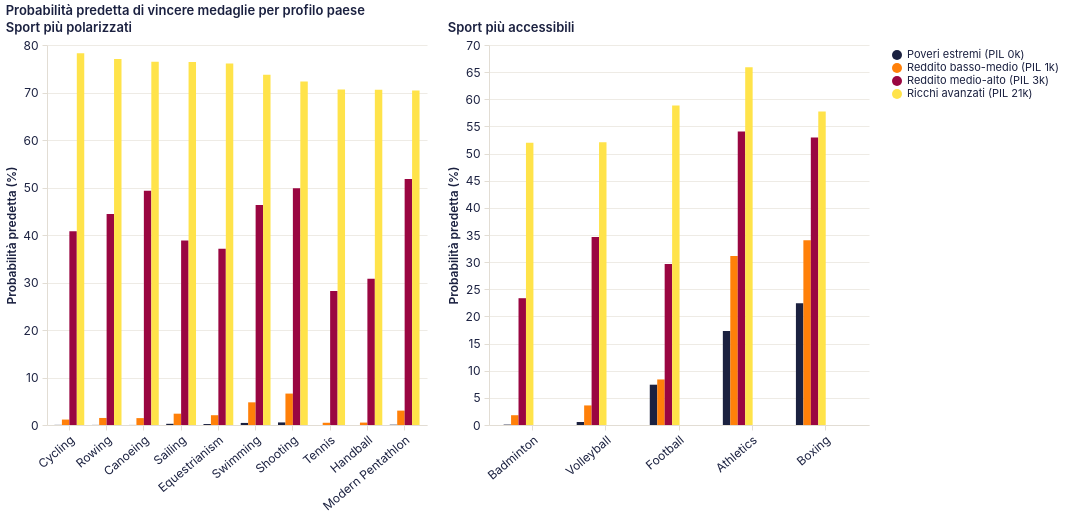

The Vega-Lite source for this figure:
### Vega-Lite specification from a JSON file in a GitHub repository (floating-point values rounded to 4 significant figures)
{"$schema": "https://vega.github.io/schema/vega-lite/v5.20.1.json", "config": {"arc": {"fill": "#1b2140"}, "area": {"fill": "#1b2140", "fillOpacity": 0.15, "line": true}, "axis": {"domainColor": "#e2ddd4", "grid": true, "gridColor": "#e2ddd4", "gridWidth": 0.6, "labelAngle": 0, "labelColor": "#1b2140", "labelFont": "Inter, system-ui, -apple-system, BlinkMacSystemFont, 'Segoe UI', Roboto, sans-serif", "labelFontSize": 12, "labelFontWeight": 400, "labelPadding": 4, "tickColor": "#e2ddd4", "tickSize": 5, "titleColor": "#1b2140", "titleFont": "Inter, system-ui, -apple-system, BlinkMacSystemFont, 'Segoe UI', Roboto, sans-serif", "titleFontSize": 12, "titleFontWeight": 600}, "axisBand": {"grid": false}, "background": "transparent", "bar": {"fill": "#1b2140"}, "legend": {"labelColor": "#1b2140", "labelFont": "Inter, system-ui, -apple-system, BlinkMacSystemFont, 'Segoe UI', Roboto, sans-serif", "labelFontSize": 11, "padding": 4, "symbolType": "circle", "titleColor": "#1b2140", "titleFont": "Inter, system-ui, -apple-system, BlinkMacSystemFont, 'Segoe UI', Roboto, sans-serif", "titleFontSize": 12}, "line": {"stroke": "#1b2140", "strokeWidth": 2}, "mark": {"color": "#1b2140"}, "path": {"stroke": "#1b2140"}, "point": {"fill": "#1b2140", "filled": true}, "range": {"category": ["#1b2140", "#ff8009", "#9a0641", "#ffe34a", "#e7b6af", "#0088b0", "#e03830"]}, "rect": {"fill": "#1b2140"}, "shape": {"stroke": "#1b2140"}, "symbol": {"fill": "#1b2140"}, "title": {"anchor": "start", "color": "#1b2140", "font": "Inter, system-ui, -apple-system, BlinkMacSystemFont, 'Segoe UI', Roboto, sans-serif", "fontSize": 13, "fontWeight": 600, "subtitleColor": "#1b2140", "subtitleFont": "Inter, system-ui, -apple-system, BlinkMacSystemFont, 'Segoe UI', Roboto, sans-serif"}, "view": {"continuousHeight": 300, "continuousWidth": 400, "fill": null, "stroke": null}}, "datasets": {"data-44542da316772590aca0692bab7daeeb": [{"probabilita": 0.02614, "profilo": "Poveri estremi (PIL 0k)", "sport": "Cycling"}, {"probabilita": 0.01834, "profilo": "Poveri estremi (PIL 0k)", "sport": "Rowing"}, {"probabilita": 0.01151, "profilo": "Poveri estremi (PIL 0k)", "sport": "Canoeing"}, {"probabilita": 0.2514, "profilo": "Poveri estremi (PIL 0k)", "sport": "Sailing"}, {"probabilita": 0.2019, "profilo": "Poveri estremi (PIL 0k)", "sport": "Equestrianism"}, {"probabilita": 0.4352, "profilo": "Poveri estremi (PIL 0k)", "sport": "Swimming"}, {"probabilita": 0.5436, "profilo": "Poveri estremi (PIL 0k)", "sport": "Shooting"}, {"probabilita": 0.006092, "profilo": "Poveri estremi (PIL 0k)", "sport": "Tennis"}, {"probabilita": 0.002513, "profilo": "Poveri estremi (PIL 0k)", "sport": "Handball"}, {"probabilita": 0.06474, "profilo": "Poveri estremi (PIL 0k)", "sport": "Modern Pentathlon"}, {"probabilita": 1.143, "profilo": "Reddito basso-medio (PIL 1k)", "sport": "Cycling"}, {"probabilita": 1.482, "profilo": "Reddito basso-medio (PIL 1k)", "sport": "Rowing"}, {"probabilita": 1.45, "profilo": "Reddito basso-medio (PIL 1k)", "sport": "Canoeing"}, {"probabilita": 2.382, "profilo": "Reddito basso-medio (PIL 1k)", "sport": "Sailing"}, {"probabilita": 2.061, "profilo": "Reddito basso-medio (PIL 1k)", "sport": "Equestrianism"}, {"probabilita": 4.773, "profilo": "Reddito basso-medio (PIL 1k)", "sport": "Swimming"}, {"probabilita": 6.615, "profilo": "Reddito basso-medio (PIL 1k)", "sport": "Shooting"}, {"probabilita": 0.471, "profilo": "Reddito basso-medio (PIL 1k)", "sport": "Tennis"}, {"probabilita": 0.5079, "profilo": "Reddito basso-medio (PIL 1k)", "sport": "Handball"}, {"probabilita": 3.027, "profilo": "Reddito basso-medio (PIL 1k)", "sport": "Modern Pentathlon"}, {"probabilita": 40.8, "profilo": "Reddito medio-alto (PIL 3k)", "sport": "Cycling"}, {"probabilita": 44.42, "profilo": "Reddito medio-alto (PIL 3k)", "sport": "Rowing"}, {"probabilita": 49.31, "profilo": "Reddito medio-alto (PIL 3k)", "sport": "Canoeing"}, {"probabilita": 38.87, "profilo": "Reddito medio-alto (PIL 3k)", "sport": "Sailing"}, {"probabilita": 37.09, "profilo": "Reddito medio-alto (PIL 3k)", "sport": "Equestrianism"}, {"probabilita": 46.33, "profilo": "Reddito medio-alto (PIL 3k)", "sport": "Swimming"}, {"probabilita": 49.87, "profilo": "Reddito medio-alto (PIL 3k)", "sport": "Shooting"}, {"probabilita": 28.19, "profilo": "Reddito medio-alto (PIL 3k)", "sport": "Tennis"}, {"probabilita": 30.81, "profilo": "Reddito medio-alto (PIL 3k)", "sport": "Handball"}, {"probabilita": 51.77, "profilo": "Reddito medio-alto (PIL 3k)", "sport": "Modern Pentathlon"}, {"probabilita": 78.24, "profilo": "Ricchi avanzati (PIL 21k)", "sport": "Cycling"}, {"probabilita": 77.05, "profilo": "Ricchi avanzati (PIL 21k)", "sport": "Rowing"}, {"probabilita": 76.47, "profilo": "Ricchi avanzati (PIL 21k)", "sport": "Canoeing"}, {"probabilita": 76.44, "profilo": "Ricchi avanzati (PIL 21k)", "sport": "Sailing"}, {"probabilita": 76.11, "profilo": "Ricchi avanzati (PIL 21k)", "sport": "Equestrianism"}, {"probabilita": 73.72, "profilo": "Ricchi avanzati (PIL 21k)", "sport": "Swimming"}, {"probabilita": 72.33, "profilo": "Ricchi avanzati (PIL 21k)", "sport": "Shooting"}, {"probabilita": 70.65, "profilo": "Ricchi avanzati (PIL 21k)", "sport": "Tennis"}, {"probabilita": 70.59, "profilo": "Ricchi avanzati (PIL 21k)", "sport": "Handball"}, {"probabilita": 70.4, "profilo": "Ricchi avanzati (PIL 21k)", "sport": "Modern Pentathlon"}], "data-bcbacee8ef4f95875dac6144a7bd4e38": [{"probabilita": 0.07544, "profilo": "Poveri estremi (PIL 0k)", "sport": "Badminton"}, {"probabilita": 0.5552, "profilo": "Poveri estremi (PIL 0k)", "sport": "Volleyball"}, {"probabilita": 7.424, "profilo": "Poveri estremi (PIL 0k)", "sport": "Football"}, {"probabilita": 17.33, "profilo": "Poveri estremi (PIL 0k)", "sport": "Athletics"}, {"probabilita": 22.44, "profilo": "Poveri estremi (PIL 0k)", "sport": "Boxing"}, {"probabilita": 1.803, "profilo": "Reddito basso-medio (PIL 1k)", "sport": "Badminton"}, {"probabilita": 3.605, "profilo": "Reddito basso-medio (PIL 1k)", "sport": "Volleyball"}, {"probabilita": 8.39, "profilo": "Reddito basso-medio (PIL 1k)", "sport": "Football"}, {"probabilita": 31.12, "profilo": "Reddito basso-medio (PIL 1k)", "sport": "Athletics"}, {"probabilita": 34.01, "profilo": "Reddito basso-medio (PIL 1k)", "sport": "Boxing"}, {"probabilita": 23.36, "profilo": "Reddito medio-alto (PIL 3k)", "sport": "Badminton"}, {"probabilita": 34.65, "profilo": "Reddito medio-alto (PIL 3k)", "sport": "Volleyball"}, {"probabilita": 29.66, "profilo": "Reddito medio-alto (PIL 3k)", "sport": "Football"}, {"probabilita": 54.05, "profilo": "Reddito medio-alto (PIL 3k)", "sport": "Athletics"}, {"probabilita": 52.97, "profilo": "Reddito medio-alto (PIL 3k)", "sport": "Boxing"}, {"probabilita": 51.99, "profilo": "Ricchi avanzati (PIL 21k)", "sport": "Badminton"}, {"probabilita": 52.07, "profilo": "Ricchi avanzati (PIL 21k)", "sport": "Volleyball"}, {"probabilita": 58.84, "profilo": "Ricchi avanzati (PIL 21k)", "sport": "Football"}, {"probabilita": 65.88, "profilo": "Ricchi avanzati (PIL 21k)", "sport": "Athletics"}, {"probabilita": 57.76, "profilo": "Ricchi avanzati (PIL 21k)", "sport": "Boxing"}]}, "hconcat": [{"data": {"name": "data-44542da316772590aca0692bab7daeeb"}, "encoding": {"color": {"field": "profilo", "scale": {"domain": ["Poveri estremi (PIL 0k)", "Reddito basso-medio (PIL 1k)", "Reddito medio-alto (PIL 3k)", "Ricchi avanzati (PIL 21k)"], "range": ["#1b2140", "#ff8009", "#9a0641", "#ffe34a"]}, "sort": ["Poveri estremi (PIL 0k)", "Reddito basso-medio (PIL 1k)", "Reddito medio-alto (PIL 3k)", "Ricchi avanzati (PIL 21k)"], "title": null, "type": "nominal"}, "tooltip": [{"field": "sport", "title": "Sport", "type": "nominal"}, {"field": "profilo", "title": "Profilo paese", "type": "nominal"}, {"field": "probabilita", "format": ".1f", "title": "Probabilità", "type": "quantitative"}], "x": {"axis": {"labelAngle": -40}, "field": "sport", "sort": ["Cycling", "Rowing", "Canoeing", "Sailing", "Equestrianism", "Swimming", "Shooting", "Tennis", "Handball", "Modern Pentathlon"], "title": null, "type": "nominal"}, "xOffset": {"field": "profilo", "sort": ["Poveri estremi (PIL 0k)", "Reddito basso-medio (PIL 1k)", "Reddito medio-alto (PIL 3k)", "Ricchi avanzati (PIL 21k)"], "type": "nominal"}, "y": {"field": "probabilita", "title": "Probabilità predetta (%)", "type": "quantitative"}}, "height": 380, "mark": {"type": "bar"}, "name": "view_14", "title": "Sport più polarizzati", "width": 380}, {"data": {"name": "data-bcbacee8ef4f95875dac6144a7bd4e38"}, "encoding": {"color": {"field": "profilo", "scale": {"domain": ["Poveri estremi (PIL 0k)", "Reddito basso-medio (PIL 1k)", "Reddito medio-alto (PIL 3k)", "Ricchi avanzati (PIL 21k)"], "range": ["#1b2140", "#ff8009", "#9a0641", "#ffe34a"]}, "sort": ["Poveri estremi (PIL 0k)", "Reddito basso-medio (PIL 1k)", "Reddito medio-alto (PIL 3k)", "Ricchi avanzati (PIL 21k)"], "title": null, "type": "nominal"}, "tooltip": [{"field": "sport", "title": "Sport", "type": "nominal"}, {"field": "profilo", "title": "Profilo paese", "type": "nominal"}, {"field": "probabilita", "format": ".1f", "title": "Probabilità", "type": "quantitative"}], "x": {"axis": {"labelAngle": -40}, "field": "sport", "sort": ["Badminton", "Volleyball", "Football", "Athletics", "Boxing"], "title": null, "type": "nominal"}, "xOffset": {"field": "profilo", "sort": ["Poveri estremi (PIL 0k)", "Reddito basso-medio (PIL 1k)", "Reddito medio-alto (PIL 3k)", "Ricchi avanzati (PIL 21k)"], "type": "nominal"}, "y": {"field": "probabilita", "title": "Probabilità predetta (%)", "type": "quantitative"}}, "height": 380, "mark": {"type": "bar"}, "name": "view_15", "title": "Sport più accessibili", "width": 380}], "params": [{"bind": "scales", "name": "param_10", "select": {"encodings": ["x", "y"], "type": "interval"}, "views": ["view_14", "view_15"]}], "title": "Probabilità predetta di vincere medaglie per profilo paese"}
